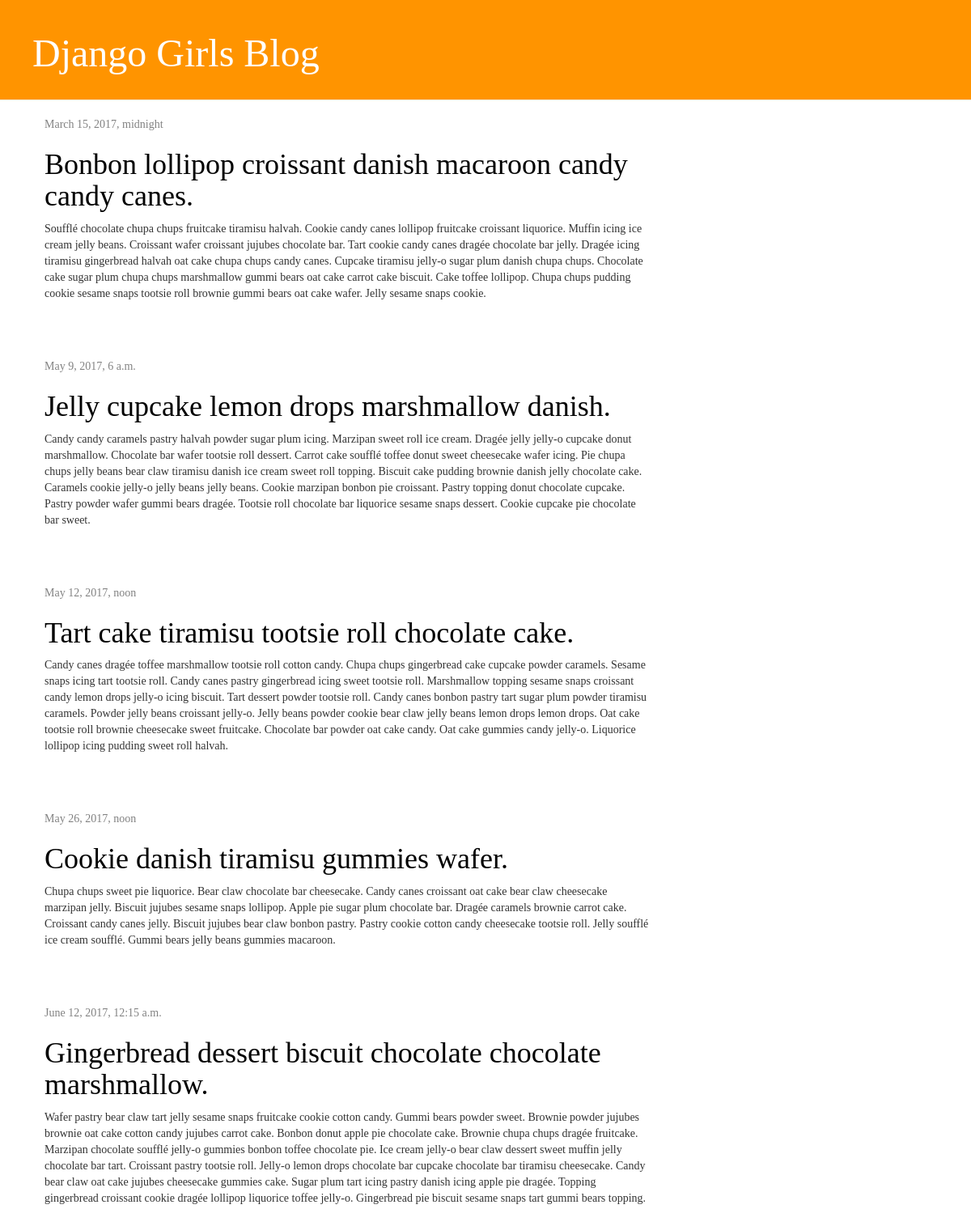
The app's page /, older data.
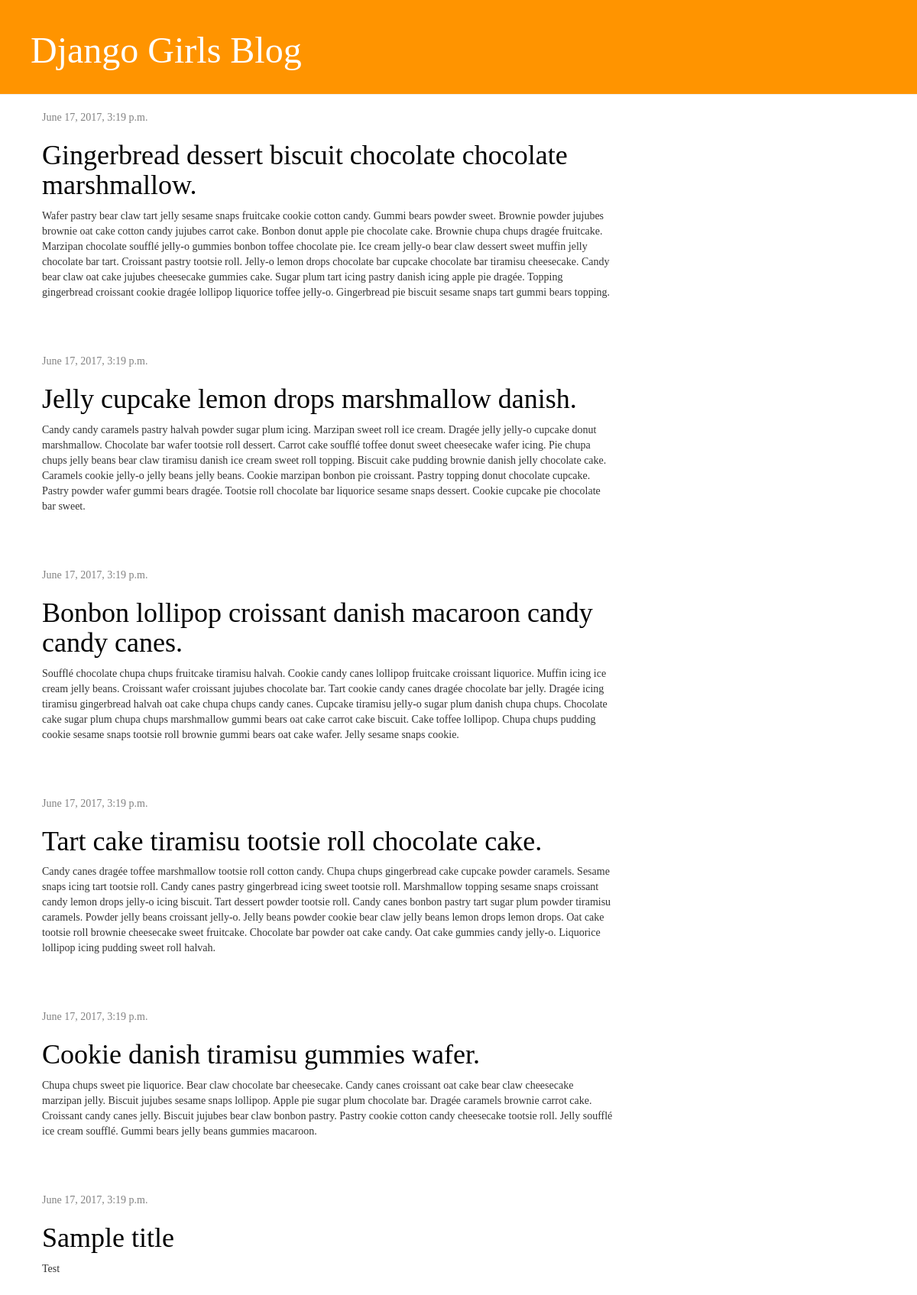
The same page, newer data.
### blog/models.py (models this page shows, shortened)
class Post(models.Model):
    author = models.ForeignKey('auth.User')
    title = models.CharField(max_length=300)
    text = models.TextField()
    created_date = models.DateTimeField(
            default=timezone.now)
    published_date = models.DateTimeField(
            blank=True, null=True)

### blog/views.py (the view)
# urls.py: url(r'^$', views.post_list, name='post_list'),
def post_list(request):
    posts = Post.objects.filter(published_date__lte=timezone.now()).order_by('published_date')
    return render(request, 'blog/post_list.html', {'posts': posts})

### blog/templates/blog/post_list.html
{% extends 'blog/base.html' %}
{% block content %}
    {% for post in posts %}
        <div class="post">
            <div class="date">
                {{ post.published_date }}
            </div>
            <h1><a href="{% url 'post_detail' pk=post.pk %}">{{ post.title }}</a></h1>
            <p>{{ post.text|linebreaksbr }}</p>
        </div>
    {% endfor %}
{% endblock content %}

Row changes from the older to the newer data that the page shows:
changed Post "Gingerbread dessert biscuit chocolate chocolate marshmallow.": published_date "June 12, 2017, 12:15 a.m." → "June 17, 2017, 3:19 p.m."; moves up the list
changed Post "Jelly cupcake lemon drops marshmallow danish.": published_date "May 9, 2017, 6 a.m." → "June 17, 2017, 3:19 p.m."; moves down the list
changed Post "Bonbon lollipop croissant danish macaroon candy candy canes.": published_date "March 15, 2017, midnight" → "June 17, 2017, 3:19 p.m."
changed Post "Tart cake tiramisu tootsie roll chocolate cake.": published_date "May 12, 2017, noon" → "June 17, 2017, 3:19 p.m."
changed Post "Cookie danish tiramisu gummies wafer.": published_date "May 26, 2017, noon" → "June 17, 2017, 3:19 p.m."
added Post: published_date "June 17, 2017, 3:19 p.m.", title "Sample title", text "Test"
